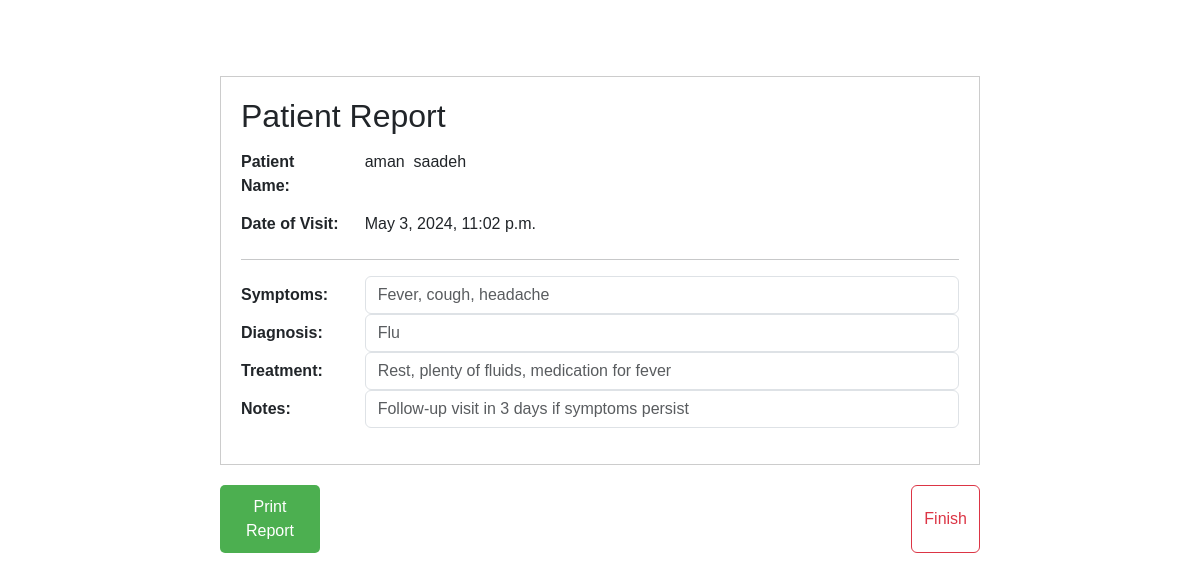
/report_page/7/4 (signed in), run on an earlier commit of the app's database.
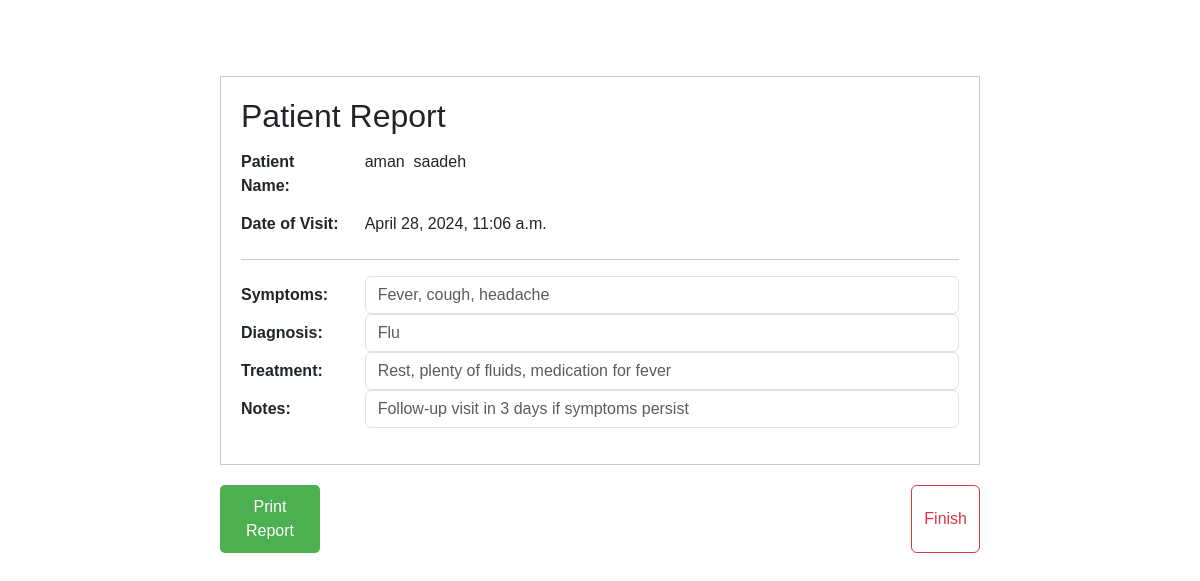
And on a later commit of the database.
### ams_app/models.py (models this page shows, shortened)
class Pacient(models.Model):
    patient_first_name = models.CharField(max_length=100)
    patient_last_name = models.CharField(max_length=100)
    patient_phone_number = models.CharField(max_length=100)
    pacient_identity_number = models.CharField(max_length=100)
    pacient_details = models.TextField()
    doctor = models.ManyToManyField(Doctor, related_name="pacients")
    created_at = models.DateTimeField(auto_now_add=True)
    updated_at = models.DateTimeField(auto_now=True)
    objects = PacientManager()

class Appointment(models.Model):
    appointment_date = models.DateTimeField()
    appointment_details = models.TextField()
    pacient = models.ForeignKey(Pacient, related_name="appointments", on_delete = models.CASCADE)
    clinic = models.ForeignKey(Clinic, related_name="appointments", on_delete = models.CASCADE)
    created_at = models.DateTimeField(auto_now_add=True)
    updated_at = models.DateTimeField(auto_now=True)
    objects = AppointmentManager()

### ams_app/views.py (the view)
# urls.py: path('report_page/<int:id>/<int:pacient_id>', views.reportpage),
def reportpage(request ,id ,pacient_id):
    if 'admin_id' not in request.session:
        return redirect('/')
    else:
        pacients = models.Pacient.objects.get(id = pacient_id)
        apointment = models.Appointment.objects.get(id = id)
        context = {
            'pacients': pacients,
            'apointment': apointment,
        }
        return render(request, 'report.html', context)

### ams_app/templates/report.html (shortened to what this page needs)
<!DOCTYPE html>
<html lang="en">
<head>
{% load static %}
<link rel="stylesheet" href="{% static 'css/style.css' %}">
    <link rel="stylesheet" href="{% static 'css/bootstrap.css' %}">
</head>
<body>
<form action="">
<div class="container">
    <div class="patient-report" >
        <h2>Patient Report</h2>
<div class="mb-3 row">
    <label for="staticEmail" class="col-sm-2 col-form-label"><strong>Patient Name:</strong></label>
    <div class="col-sm-10">
        <input type="text" readonly class="form-control-plaintext" id="staticEmail" value="{{pacients.patient_first_name}}  {{pacients.patient_last_name}}">
    </div>
    <label for="staticEmail" class="col-sm-2 col-form-label"><strong>Date of Visit:</strong></label>
    <div class="col-sm-10">
        <input type="text" readonly class="form-control-plaintext" id="staticEmail" value="{{apointment.appointment_date}} ">
    </div>
</div>
<hr>
<div class="mb-3 row">
    <label for="inputPassword" class="col-sm-2 col-form-label"><strong>Symptoms:</strong></label>
    <div class="col-sm-10">
        <input type="text" class="form-control" id="inputPassword" placeholder="Fever, cough, headache">
    </div>
    <label for="inputPassword" class="col-sm-2 col-form-label" ><strong>Diagnosis:</strong></label>
    <div class="col-sm-10">
        <input type="text" class="form-control" id="inputPassword" placeholder="Flu">
    </div>
    <label for="inputPassword" class="col-sm-2 col-form-label"><strong>Treatment:</strong></label>
    <div class="col-sm-10">
        <input type="text" class="form-control" id="inputPassword" placeholder="Rest, plenty of fluids, medication for fever">
    </div>
    <label for="inputPassword" class="col-sm-2 col-form-label"><strong>Notes:</strong></label>
    <div class="col-sm-10">
        <input type="text" class="form-control" id="inputPassword" placeholder="Follow-up visit in 3 days if symptoms persist">
    </div>
</div>
    </div>
    <div style="display: flex; justify-content: space-between;">
        <button class="print-button" onclick="window.print()">Print Report</button>
        <button class="btn btn-outline-danger" type="submit">Finish</button>
    </div>
</div>
</form>
</body>
</html>

### ams_app/static/css/style.css (style rules this page uses)
body { padding-top: 3rem; padding-bottom: 3rem; color: rgb(var(--bs-tertiary-color-rgb)); }
body { font-family: Arial, sans-serif; line-height: 1.6; margin: 0; padding: 0; }
.container { max-width: 800px; margin: 0 auto; padding: 20px; }
h2 { color: #007bff; }
body { font-family: Arial, sans-serif; background-color: #f0f0f0; margin: 0; padding: 0; }
body { font-family: "Lato", sans-serif; }
html, body { overflow-x: hidden; }
body { padding-top: 56px; }

### ams_app/templates/report.html (style rules this page uses)
body { font-family: Arial, sans-serif; }
.container { max-width: 800px; margin: 0 auto; padding: 20px; }
.patient-report { border: 1px solid #ccc; padding: 20px; margin-bottom: 20px; }
.print-button { display: block; width: 100px; padding: 10px; background-color: #4CAF50; color: white; text-align: center; text-decoration: none; border: none; border-radius: 5px; cursor: pointer; }

What changed in the data, as far as the page shows it:
changed Appointment: appointment_date "May 3, 2024, 11:02 p.m." → "April 28, 2024, 11:06 a.m."
